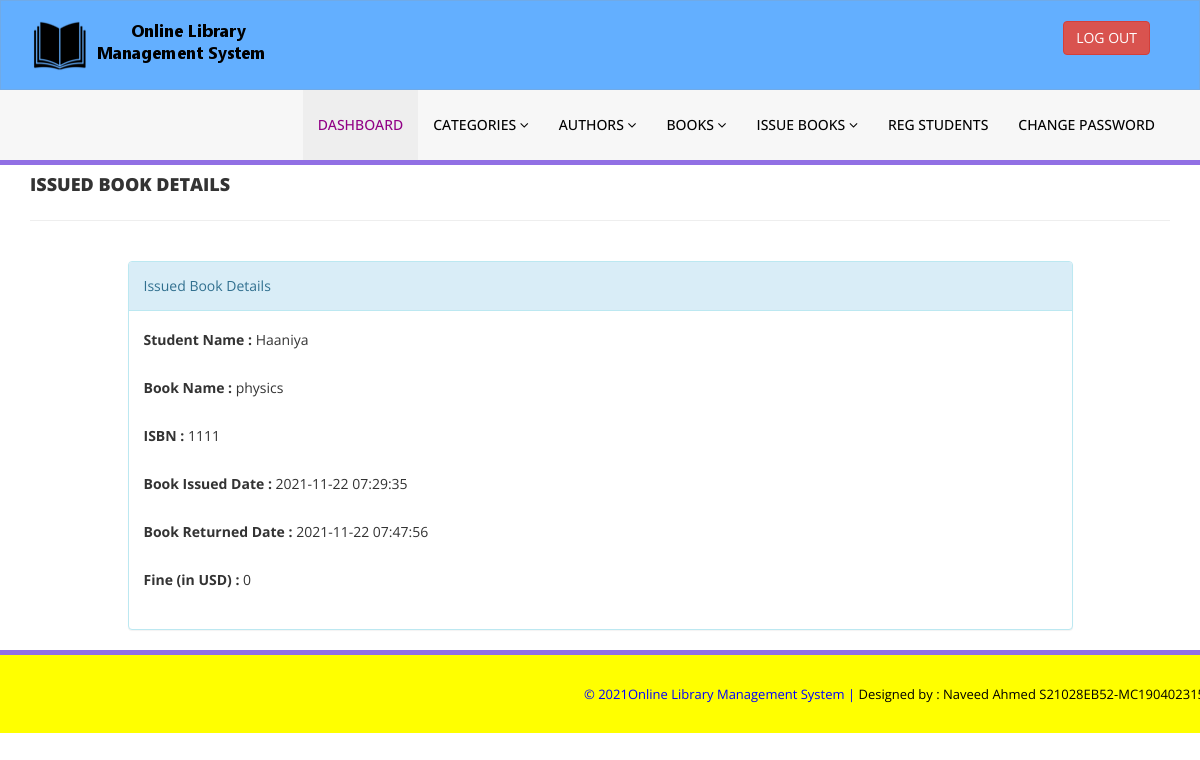
/admin/update-issue-bookdeails.php?rid=33 (signed in), run on the app's committed database.
### tables this page shows
CREATE TABLE `tblissuedbookdetails` (
  `id` int(11) NOT NULL,
  `BookId` int(11) DEFAULT NULL,
  `StudentID` varchar(150) DEFAULT NULL,
  `IssuesDate` timestamp NULL DEFAULT current_timestamp(),
  `ReturnDate` timestamp NULL DEFAULT NULL ON UPDATE current_timestamp(),
  `RetrunStatus` int(1) DEFAULT NULL,
  `fine` int(11) DEFAULT NULL
);

CREATE TABLE `tblstudents` (
  `id` int(11) NOT NULL,
  `StudentId` varchar(100) DEFAULT NULL,
  `FullName` varchar(120) DEFAULT NULL,
  `EmailId` varchar(120) DEFAULT NULL,
  `MobileNumber` char(11) DEFAULT NULL,
  `Password` varchar(120) DEFAULT NULL,
  `Status` int(1) DEFAULT NULL,
  `RegDate` timestamp NULL DEFAULT current_timestamp(),
  `UpdationDate` timestamp NULL DEFAULT NULL ON UPDATE current_timestamp()
);

CREATE TABLE `tblbooks` (
  `id` int(11) NOT NULL,
  `BookName` varchar(255) DEFAULT NULL,
  `CatId` int(11) DEFAULT NULL,
  `AuthorId` int(11) DEFAULT NULL,
  `ISBNNumber` int(11) DEFAULT NULL,
  `BookPrice` int(11) DEFAULT NULL,
  `RegDate` timestamp NULL DEFAULT current_timestamp(),
  `UpdationDate` timestamp NULL DEFAULT NULL ON UPDATE current_timestamp(),
  `copies` int(11) DEFAULT NULL
);

### admin/update-issue-bookdeails.php (the view, shortened to what this page needs)
<?php
include('includes/config.php');
if(strlen($_SESSION['alogin'])==0)
    {
header('location:index.php');
}
else{
?>
<!DOCTYPE html>
<html xmlns="http://www.w3.org/1999/xhtml">
<head>
    <link href="assets/css/bootstrap.css" rel="stylesheet" />
    <link href="assets/css/font-awesome.css" rel="stylesheet" />
    <link href="assets/css/style.css" rel="stylesheet" />
</head>
<body>
<?php include('includes/header.php');?>
    <div class="content-wra
    <div class="content-wrapper">
         <div class="container">
        <div class="row pad-botm">
            <div class="col-md-12">
                <h4 class="header-line">Issued Book Details</h4>
                            </div>
</div>
<div class="row">
<div class="col-md-10 col-sm-6 col-xs-12 col-md-offset-1"">
<div class="panel panel-info">
<div class="panel-heading">
Issued Book Details
</div>
<div class="panel-body">
<form role="form" method="post">
<?php
$rid=intval($_GET['rid']);
$sql = "SELECT tblstudents.FullName,tblbooks.BookName,tblbooks.ISBNNumber,tblissuedbookdetails.IssuesDate,tblissuedbookdetails.ReturnDate,tblissuedbookdetails.id as rid,tblissuedbookdetails.fine,tblissuedbookdetails.RetrunStatus from  tblissuedbookdetails join tblstudents on tblstudents.StudentId=tblissuedbookdetails.StudentId join tblbooks on tblbooks.id=tblissuedbookdetails.BookId where tblissuedbookdetails.id=:rid";
$query = $dbh -> prepare($sql);
$query->bindParam(':rid',$rid,PDO::PARAM_STR);
$query->execute();
$results=$query->fetchAll(PDO::FETCH_OBJ);
if($query->rowCount() > 0)
{
foreach($results as $result)
{               ?>
<div class="form-group">
<label>Student Name :</label>
<?php echo htmlentities($result->FullName);?>
</div>
<div class="form-group">
<label>Book Name :</label>
<?php echo htmlentities($result->BookName);?>
</div>
<div class="form-group">
<label>ISBN :</label>
<?php echo htmlentities($result->ISBNNumber);?>
</div>
<div class="form-group">
<label>Book Issued Date :</label>
<?php echo htmlentities($result->IssuesDate);?>
</div>
<div class="form-group">
<label>Book Returned Date :</label>
<?php if($result->ReturnDate=="")
                                            {
                                                echo htmlentities("Not Return Yet");
                                            } else {
                                            echo htmlentities($result->ReturnDate);
}
                                            ?>
</div>
<div class="form-group">
<label>Fine (in USD) :</label>
<?php
if($result->fine=="")
{?>
<input class="form-control" type="text" name="fine" id="fine"  required />
<?php }else {
echo htmlentities($result->fine);
}
?>
</div>
 <?php if($result->RetrunStatus==0){?>
<button type="submit" name="return" id="submit" class="btn btn-info">Return Book </button>
 </div>
<?php }}} ?>
                                    </form>
                            </div>
                        </div>
                            </div>
        </div>
    </div>
    </div>
  <?php include('includes/footer.php');?>
</body>
</html>
<?php } ?>

### admin/assets/css/style.css (style rules this page uses)
.header-line { font-weight:900; padding-bottom:25px; border-bottom:1px solid #eeeeee; text-transform:uppercase; }
.pad-botm { padding-bottom:30px; }

### data on the page
tblissuedbookdetails: tblstudents.FullName "Haaniya", BookId.BookName "physics", BookId.ISBNNumber "1111", IssuesDate "2021-11-22 07:29:35", ReturnDate "2021-11-22 07:47:56", fine "0"
